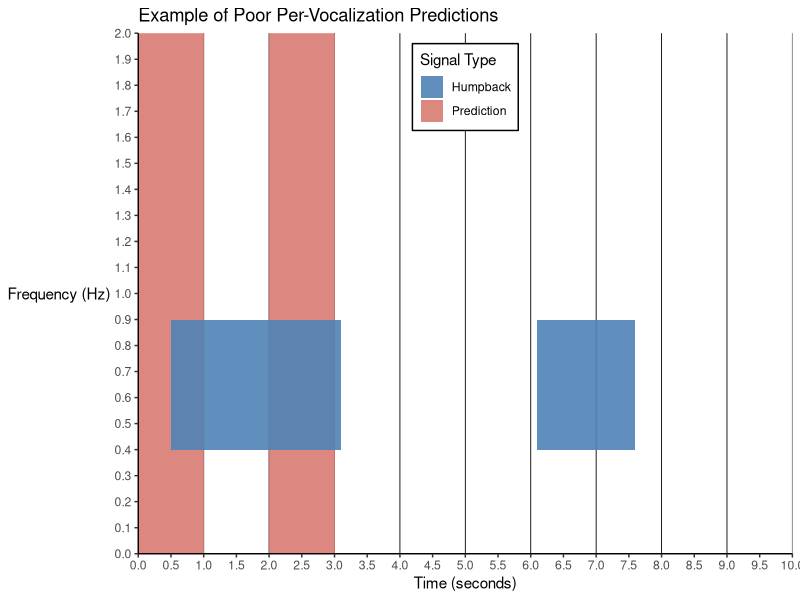
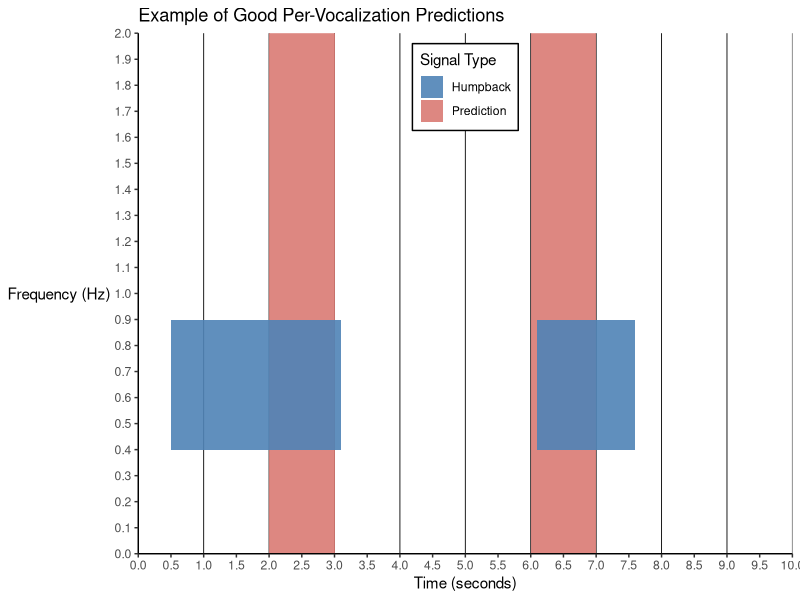

Write R code to recreate these figures, in order.
## ---- chunk 1
library(ggplot2)
## ---- chunk 2
# Add a label column for legend
red_bars <- data.frame(
  xmin = c(0, 2),
  xmax = c(1, 3),
  ymin = 0,
  ymax = 2,
  type = "Prediction"
)

blue_bars <- data.frame(
  xmin = c(0.5, 6.1),
  xmax = c(3.1, 7.6),
  ymin = 0.4,
  ymax = 0.9,
  type = "Humpback"
)

vlines <- data.frame(x = seq(0, 10, by = 1))
## ---- chunk 3
ggplot() +
  # Vertical lines
  geom_vline(
    data = vlines,
    aes(xintercept = x),
    color = "black",
    linewidth = 0.3
  ) +
  
  # Rectangles with mapped fill
  geom_rect(
    data = red_bars,
    aes(xmin = xmin, xmax = xmax, ymin = ymin, ymax = ymax, fill = type),
    alpha = 0.9
  ) +
  
  geom_rect(
    data = blue_bars,
    aes(xmin = xmin, xmax = xmax, ymin = ymin, ymax = ymax, fill = type),
    alpha = 0.9
  ) +
  
  # Manual legend
  scale_fill_manual(
    name = "Signal Type",
    values = c("Prediction" = "#d97a73",
               "Humpback" = "#4f83b6")
  ) +
  
  labs(x = "Time (seconds)", y = "Frequency (Hz)") +
  scale_x_continuous(
  breaks = seq(0, 10, by = 0.5),
  limits = c(0, 10),
  expand = c(0, 0)
) + scale_y_continuous(
  breaks = seq(0, 2, by = 0.1),
  limits = c(0, 2),
  expand = c(0, 0)
) + 
theme(
  panel.grid = element_blank(),
  panel.background = element_rect(fill = "white", color = NA),
  plot.background = element_rect(fill = "white", color = NA),
  axis.line = element_line(color = "black"),
  legend.position = "inside",
  legend.position.inside = c(0.5, 0.98),
  legend.justification = c("center", "top"),
  legend.background = element_rect(fill = "white", color = "black"),
  axis.title.y = element_text(angle = 0, vjust = 0.5)
)  + ggtitle("Example of Poor Per-Vocalization Predictions")

## ---- chunk 4
library(ggplot2)
## ---- chunk 5
# Add a label column for legend
red_bars <- data.frame(
  xmin = c(6, 2),
  xmax = c(7, 3),
  ymin = 0,
  ymax = 2,
  type = "Prediction"
)

blue_bars <- data.frame(
  xmin = c(0.5, 6.1),
  xmax = c(3.1, 7.6),
  ymin = 0.4,
  ymax = 0.9,
  type = "Humpback"
)

vlines <- data.frame(x = seq(0, 10, by = 1))
## ---- chunk 6
ggplot() +
  # Vertical lines
  geom_vline(
    data = vlines,
    aes(xintercept = x),
    color = "black",
    linewidth = 0.3
  ) +
  
  # Rectangles with mapped fill
  geom_rect(
    data = red_bars,
    aes(xmin = xmin, xmax = xmax, ymin = ymin, ymax = ymax, fill = type),
    alpha = 0.9
  ) +
  
  geom_rect(
    data = blue_bars,
    aes(xmin = xmin, xmax = xmax, ymin = ymin, ymax = ymax, fill = type),
    alpha = 0.9
  ) +
  
  # Manual legend
  scale_fill_manual(
    name = "Signal Type",
    values = c("Prediction" = "#d97a73",
               "Humpback" = "#4f83b6")
  ) +
  
  labs(x = "Time (seconds)", y = "Frequency (Hz)") +
  scale_x_continuous(
  breaks = seq(0, 10, by = 0.5),
  limits = c(0, 10),
  expand = c(0, 0)
) + scale_y_continuous(
  breaks = seq(0, 2, by = 0.1),
  limits = c(0, 2),
  expand = c(0, 0)
) + 
theme(
  panel.grid = element_blank(),
  panel.background = element_rect(fill = "white", color = NA),
  plot.background = element_rect(fill = "white", color = NA),
  axis.line = element_line(color = "black"),
  legend.position = "inside",
  legend.position.inside = c(0.5, 0.98),
  legend.justification = c("center", "top"),
  legend.background = element_rect(fill = "white", color = "black"),
  axis.title.y = element_text(angle = 0, vjust = 0.5)
)  + ggtitle("Example of Good Per-Vocalization Predictions")
